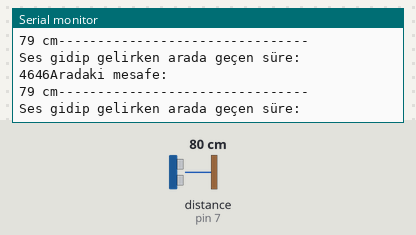
This sketch was run on a simulated Arduino Uno, built with avr-gcc and run on an emulated ATmega328P. On the bench: the last lines printed to the serial monitor. Wiring (inferred from the names in the program): ultrasonic range finder: trigger pin 8; echo pin 7. The test bench sets the inputs (shaded band); at power-on: distance to the obstacle (sensor on pin 7) 80 cm. The echo pulse lasts 58.3 µs per cm.

Above: at 1.2 s.
1.3 s: distance to the obstacle (sensor on pin 7) set to 2 cm
At 1.45 s:
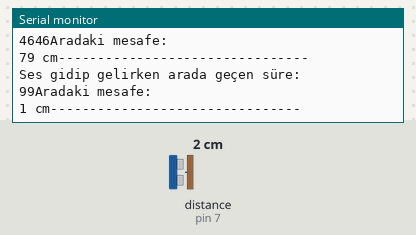
4.3 s: distance to the obstacle (sensor on pin 7) set to 4 cm
At 4.55 s:
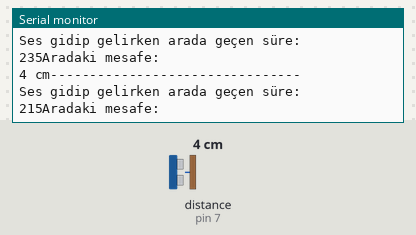
7.3 s: distance to the obstacle (sensor on pin 7) set to 18 cm
At 7.47 s:
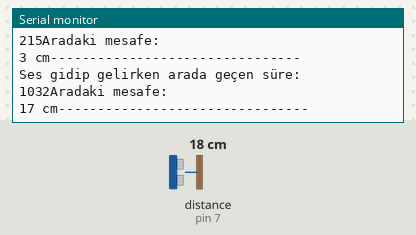
10.3 s: distance to the obstacle (sensor on pin 7) set to 9 cm
At 10.44 s:
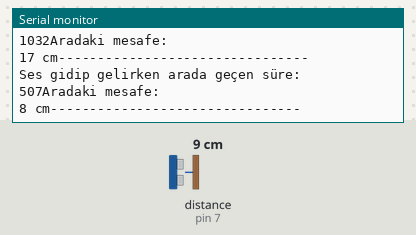
13.3 s: distance to the obstacle (sensor on pin 7) set to 35 cm
At 13.56 s:
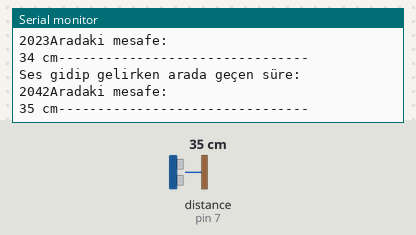
16.3 s: distance to the obstacle (sensor on pin 7) set to 120 cm
At 16.38 s:
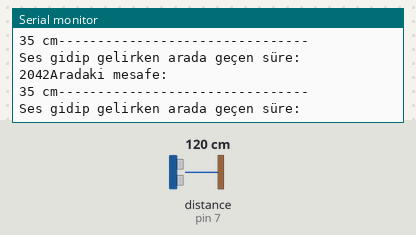
Timing chart, 0 to 19.3 s (numbered marks = the images above; inputs shaded):
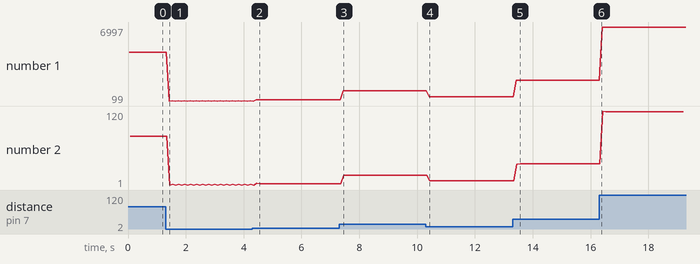

Measured:
- after the input at 1.3 s, the serial monitor: prints a new line after 0.13 s (image 1)
- after the input at 4.3 s, the serial monitor: prints a new line after 0.13 s (image 2)
- after the input at 7.3 s, the serial monitor: prints a new line after 0.14 s (image 3)
- after the input at 10.3 s, the serial monitor: prints a new line after 0.11 s (image 4)
- after the input at 13.3 s, the serial monitor: prints a new line after 0.13 s (image 5)
- plotted number 1: 4646 → 118 after the input at 1.3 s, 118 → 215 after the input at 4.3 s, 215 → 1032 after the input at 7.3 s, 1032 → 507 after the input at 10.3 s, 507 → 2042 after the input at 13.3 s
- plotted number 2: 79 → 2 after the input at 1.3 s, 2 → 3 after the input at 4.3 s, 3 → 17 after the input at 7.3 s, 17 → 8 after the input at 10.3 s, 8 → 35 after the input at 13.3 s

The sketch:

5_hcsr04_mesafe_sensoru.ino
```cpp
#define trig 8 //Ultrasonik sesi gönderdiğimiz pin.
#define echo 7 //Ultrasonik sesi aldığımız pin.
long sure;  // bu değişkenlerde "int" yerine "long" kullanmamızın sebebi int değişkenleri -2^15 ten +(2^15)-1 e kadar değer alabiliyor. Bu bize yeterli olmayacabilir. "long" ise -2^63 ten
long mesafe; // +2^63 e kadar değer alabiliyor. Bu bize burada yeterli.

void setup() {
  pinMode(trig,OUTPUT); //Ultrasonik sesi gönderdiğimiz pin. Çıkış pini olacak.
  pinMode(echo,INPUT); //Ultrasonik sesi aldığımız pin. Giriş pini olacak.
  Serial.begin(9600); //Seri monitörümüzü başlatıyoruz.
}

void loop() {
    digitalWrite(trig,LOW);
    delayMicroseconds(2); // Bu iki satır kod olası bir hatayı engellemek için. "trig" pinimizi kapatıyoruz öncelikle.
    digitalWrite(trig,HIGH);
    delayMicroseconds(10); //Hatırlıyorsanız 1 milisaniye = 1000 mikrosaniye.
    digitalWrite(trig,LOW);
    sure=pulseIn(echo,HIGH); /* "pulseIn" komutu aralık ölçmeye yarar. Buradaki "pulseIn(echo,HIGH);" komutunun yaptığı şey şu:
    * Bu komut kullanıldıktan sonra "echo" pininin "HIGH" olmasını bekler. Saymaya başlar. "echo" pini "LOW" olduğunda saymayı bırakır.
    Böylece "echo" pininin "HIGH" olma süresini bize verir. "echo" pini sesin gidip gelirken geçen süre kadar "HIGH" değer alır. Bize aradaki süreyi verir.  */
    mesafe=sure/58.2; // Sesin hızına göre sesin gidip geldiği yola göre aradaki mesafeyi buluyoruz. İsterseniz ekleyebilirsiniz: "alinanyol=mesafe*2;" ya da "alinanyol=sure/29.1;"
    if(mesafe>200){ //Bu sensörün max. ölçebileceği mesafeye yaklaşınca artık max. değeri vermesini istiyoruz. Daha sonrasındaki değerlerde "mesafe" değerimiz bozulabiliyor.
      mesafe=200;
    }
    Serial.println("Ses gidip gelirken arada geçen süre: ");
    Serial.print(sure);
    Serial.println("Aradaki mesafe: ");
    Serial.print(mesafe);
    Serial.print(" cm");
    Serial.println("--------------------------------");
    delay(50);
}

/*Bu kod ile seri monitöre "Ses gidip gelirken arada geçen süre: x" ve "Aradaki mesafe: y cm" şeklince yazacağız. */


// Taha Helvacıoğlu 07.11.2020
```
